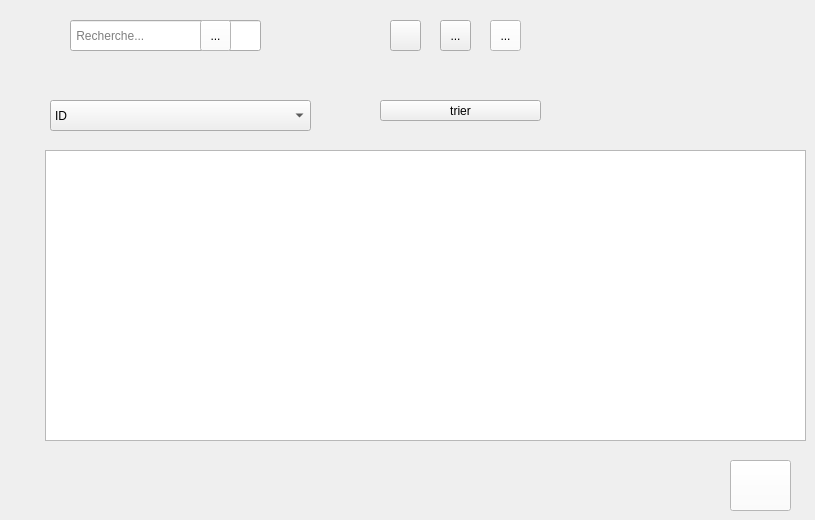
      <widget class="QWidget" name="stackedWidgetPage2_4">
       <widget class="QToolButton" name="rechercher">
        <property name="geometry">
         <rect>
          <x>200</x>
          <y>20</y>
          <width>31</width>
          <height>31</height>
         </rect>
        </property>
        <property name="styleSheet">
         <string notr="true">background-color: rgb(255, 255, 255);</string>
        </property>
        <property name="text">
         <string>...</string>
        </property>
        <property name="icon">
         <iconset>
          <normaloff>:/1024px-Search_Icon.svg.png</normaloff>:/1024px-Search_Icon.svg.png</iconset>
        </property>
        <property name="iconSize">
         <size>
          <width>21</width>
          <height>21</height>
         </size>
        </property>
       </widget>
       <widget class="QLineEdit" name="rech">
        <property name="geometry">
         <rect>
          <x>70</x>
          <y>20</y>
          <width>191</width>
          <height>31</height>
         </rect>
        </property>
        <property name="placeholderText">
         <string> Recherche...</string>
        </property>
       </widget>
       <widget class="QToolButton" name="toolButton_3">
        <property name="geometry">
         <rect>
          <x>490</x>
          <y>20</y>
          <width>31</width>
          <height>31</height>
         </rect>
        </property>
        <property name="styleSheet">
         <string notr="true">background-color: rgb(255, 255, 255);</string>
        </property>
        <property name="text">
         <string>...</string>
        </property>
        <property name="icon">
         <iconset>
          <normaloff>:/1200px-OOjs_UI_icon_history.svg.png</normaloff>:/1200px-OOjs_UI_icon_history.svg.png</iconset>
        </property>
        <property name="iconSize">
         <size>
          <width>27</width>
          <height>27</height>
         </size>
        </property>
       </widget>
       <widget class="QToolButton" name="toolButton_5">
        <property name="geometry">
         <rect>
          <x>440</x>
          <y>20</y>
          <width>31</width>
          <height>31</height>
         </rect>
        </property>
        <property name="text">
         <string>...</string>
        </property>
        <property name="icon">
         <iconset>
          <normaloff>../Downloads/Downloads/téléchargement__8_-removebg-preview.png</normaloff>../Downloads/Downloads/téléchargement__8_-removebg-preview.png</iconset>
        </property>
        <property name="iconSize">
         <size>
          <width>15</width>
          <height>15</height>
         </size>
        </property>
       </widget>
       <widget class="QToolButton" name="toolButton_6">
        <property name="geometry">
         <rect>
          <x>390</x>
          <y>20</y>
          <width>31</width>
          <height>31</height>
         </rect>
        </property>
        <property name="text">
         <string/>
        </property>
        <property name="icon">
         <iconset>
          <normaloff>../Downloads/Downloads/63-635631_economic-growth-icon-white-hd-png-download-removebg-preview.png</normaloff>../Downloads/Downloads/63-635631_economic-growth-icon-white-hd-png-download-removebg-preview.png</iconset>
        </property>
        <property name="iconSize">
         <size>
          <width>27</width>
          <height>27</height>
         </size>
        </property>
       </widget>
       <widget class="QToolButton" name="retour_2">
        <property name="geometry">
         <rect>
          <x>730</x>
          <y>460</y>
          <width>61</width>
          <height>51</height>
         </rect>
        </property>
        <property name="tabletTracking">
         <bool>false</bool>
        </property>
        <property name="autoFillBackground">
         <bool>false</bool>
        </property>
        <property name="styleSheet">
         <string notr="true">background-color: rgb(255, 255, 255);



</string>
        </property>
        <property name="text">
         <string/>
        </property>
        <property name="icon">
         <iconset>
          <normaloff>:/téléchargement.png</normaloff>:/téléchargement.png</iconset>
        </property>
        <property name="checkable">
         <bool>false</bool>
        </property>
        <property name="autoExclusive">
         <bool>false</bool>
        </property>
        <property name="autoRaise">
         <bool>false</bool>
        </property>
       </widget>
       <widget class="QTableView" name="tableView_4">
        <property name="geometry">
         <rect>
          <x>45</x>
          <y>150</y>
          <width>761</width>
          <height>291</height>
         </rect>
        </property>
       </widget>
       <widget class="QComboBox" name="tri">
        <property name="geometry">
         <rect>
          <x>50</x>
          <y>100</y>
          <width>261</width>
          <height>31</height>
         </rect>
        </property>
        <item>
         <property name="text">
          <string>ID</string>
         </property>
        </item>
        <item>
         <property name="text">
          <string>Nom</string>
         </property>
        </item>
        <item>
         <property name="text">
          <string>type </string>
         </property>
        </item>
       </widget>
       <widget class="QPushButton" name="trier">
        <property name="geometry">
         <rect>
          <x>380</x>
          <y>100</y>
          <width>161</width>
          <height>21</height>
         </rect>
        </property>
        <property name="text">
         <string>trier</string>
        </property>
        <property name="icon">
         <iconset>
          <normaloff>../Downloads/Downloads/63-635631_economic-growth-icon-white-hd-png-download-removebg-preview.png</normaloff>../Downloads/Downloads/63-635631_economic-growth-icon-white-hd-png-download-removebg-preview.png</iconset>
        </property>
        <property name="iconSize">
         <size>
          <width>27</width>
          <height>27</height>
         </size>
        </property>
       </widget>
       <zorder>tableView_4</zorder>
       <zorder>rech</zorder>
       <zorder>rechercher</zorder>
       <zorder>toolButton_3</zorder>
       <zorder>toolButton_5</zorder>
       <zorder>toolButton_6</zorder>
       <zorder>retour_2</zorder>
       <zorder>tri</zorder>
       <zorder>trier</zorder>
      </widget>
